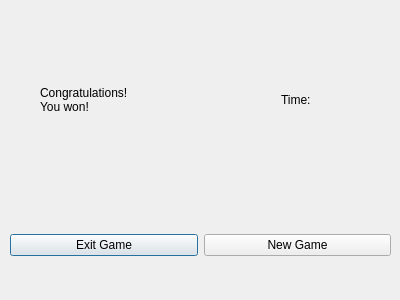
<?xml version="1.0" encoding="UTF-8"?>
<ui version="4.0">
 <class>GameOverDialog</class>
 <widget class="QDialog" name="GameOverDialog">
  <property name="geometry">
   <rect>
    <x>0</x>
    <y>0</y>
    <width>400</width>
    <height>300</height>
   </rect>
  </property>
  <property name="windowTitle">
   <string>Dialog</string>
  </property>
  <widget class="QWidget" name="gridLayoutWidget">
   <property name="geometry">
    <rect>
     <x>10</x>
     <y>200</y>
     <width>381</width>
     <height>91</height>
    </rect>
   </property>
   <layout class="QGridLayout" name="gridLayout">
    <item row="0" column="0">
     <widget class="QPushButton" name="closeButton">
      <property name="text">
       <string>Exit Game</string>
      </property>
     </widget>
    </item>
    <item row="0" column="1">
     <widget class="QPushButton" name="newGameButton">
      <property name="text">
       <string>New Game</string>
      </property>
     </widget>
    </item>
   </layout>
  </widget>
  <widget class="QWidget" name="gridLayoutWidget_2">
   <property name="geometry">
    <rect>
     <x>40</x>
     <y>60</y>
     <width>271</width>
     <height>80</height>
    </rect>
   </property>
   <layout class="QGridLayout" name="gridLayout_2">
    <item row="0" column="2">
     <spacer name="horizontalSpacer">
      <property name="orientation">
       <enum>Qt::Horizontal</enum>
      </property>
      <property name="sizeHint" stdset="0">
       <size>
        <width>40</width>
        <height>20</height>
       </size>
      </property>
     </spacer>
    </item>
    <item row="0" column="1">
     <widget class="QLabel" name="label">
      <property name="text">
       <string>Congratulations! 
You won!</string>
      </property>
     </widget>
    </item>
    <item row="0" column="3" colspan="2">
     <widget class="QLabel" name="timeLabel">
      <property name="text">
       <string>Time:</string>
      </property>
     </widget>
    </item>
   </layout>
  </widget>
 </widget>
 <resources/>
 <connections/>
</ui>
